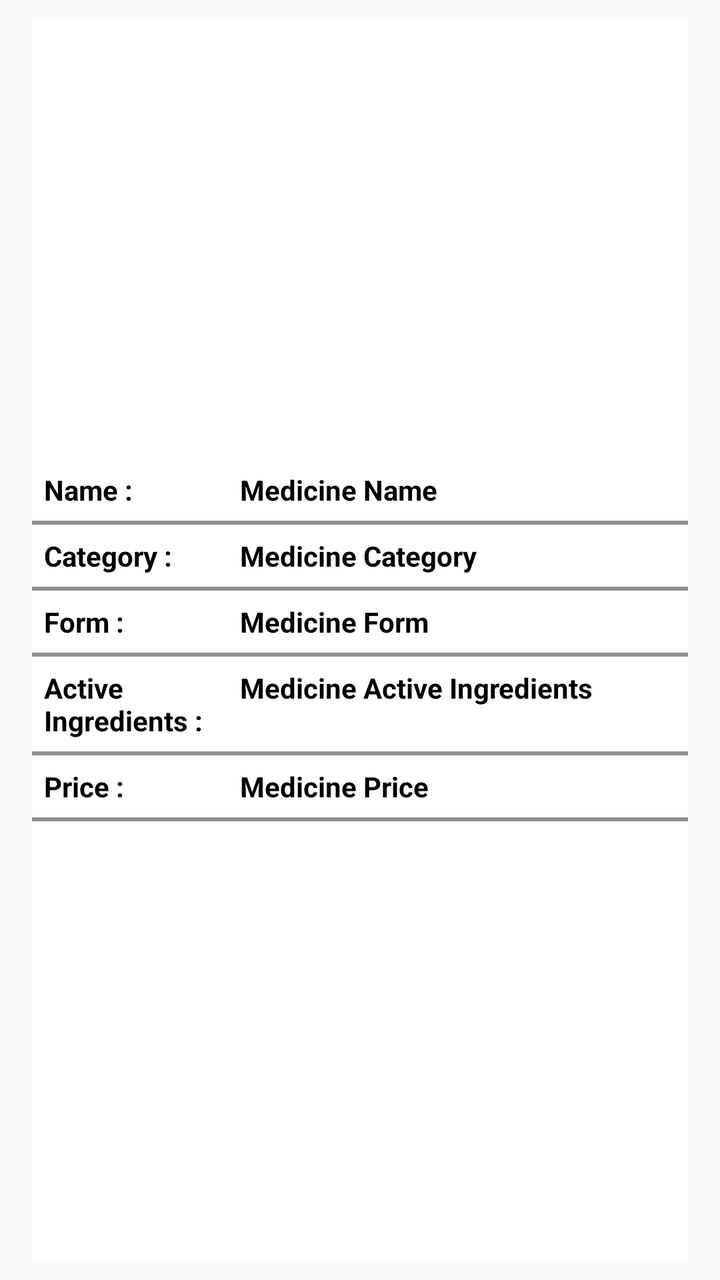
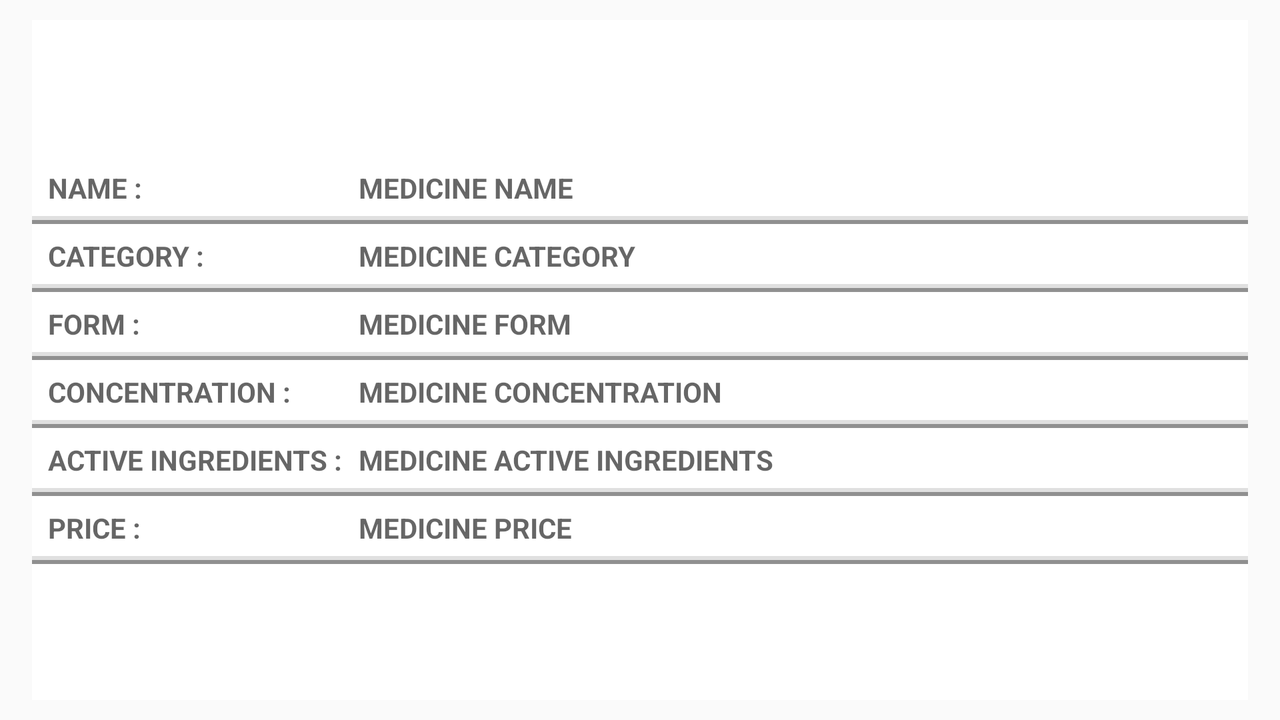

First picture: res/layout/ on a phone held upright. Second picture: the repository's own variant of that layout, on a device whose configuration matches the variant's folder. Source for both follows.
<!-- AndroidManifest.xml: application theme AppTheme -->
<!-- res/layout/medicine_detailes.xml -->
<?xml version="1.0" encoding="utf-8"?>
<TableLayout xmlns:android="http://schemas.android.com/apk/res/android"
    android:layout_width="match_parent"
    android:layout_height="match_parent"
    android:stretchColumns="2"
    android:gravity="center_vertical"
    android:layout_marginRight="16dp"
    android:layout_marginLeft="16dp"
    android:layout_marginTop="10dp"
    android:layout_marginBottom="10dp"
    android:background="#FFFFFF">

    <TableRow>

        <TextView
            android:layout_column="1"
            android:id="@+id/details_medicine_name_label"
            android:text="@string/details_medicine_name_label"
            style="@style/DialogSubtitle"/>

        <TextView
            android:id="@+id/details_medicine_name"
            android:text="@string/details_medicine_name"
            style="@style/DialogSubtitle"/>

    </TableRow>

    <View
        android:layout_height="2dip"
        android:background="#FF909090" />

    <TableRow>

        <TextView
            android:layout_column="1"
            android:id="@+id/details_medicine_category_label"
            android:text="@string/details_medicine_category_label"
            style="@style/DialogSubtitle"/>

        <TextView
            android:id="@+id/details_medicine_category"
            android:text="@string/details_medicine_category"
            style="@style/DialogSubtitle"/>

    </TableRow>

    <View
        android:layout_height="2dip"
        android:background="#FF909090" />

    <TableRow>

        <TextView
            android:layout_column="1"
            android:id="@+id/details_medicine_form_label"
            android:text="@string/details_medicine_form_label"
            style="@style/DialogSubtitle"/>

        <TextView
            android:id="@+id/details_medicine_form"
            android:text="@string/details_medicine_form"
            style="@style/DialogSubtitle"/>

    </TableRow>

    <View
        android:layout_height="2dip"
        android:background="#FF909090" />

    <TableRow>

        <TextView
            android:layout_column="1"
            android:id="@+id/details_medicine_active_ingredients_label"
            android:text="@string/details_medicine_active_ingredients_label"
            style="@style/DialogSubtitle"
            android:maxEms="6"/>

        <TextView
            android:id="@+id/details_medicine_active_ingredients"
            android:text="@string/details_medicine_active_ingredients"
            style="@style/DialogSubtitle"
            android:maxEms="1"/>

    </TableRow>

    <View
        android:layout_height="2dip"
        android:background="#FF909090" />

    <TableRow>

        <TextView
            android:layout_column="1"
            android:id="@+id/details_medicine_price_label"
            android:text="@string/details_medicine_price_label"
            style="@style/DialogSubtitle"/>

        <TextView
            android:id="@+id/details_medicine_price"
            android:text="@string/details_medicine_price"
            style="@style/DialogSubtitle"/>

    </TableRow>

    <View
        android:layout_height="2dip"
        android:background="#FF909090" />

</TableLayout>
<!-- resources referenced by this layout -->
<resources>
  <string name="details_medicine_active_ingredients">Medicine Active Ingredients</string>
  <string name="details_medicine_active_ingredients_label">Active Ingredients :</string>
  <string name="details_medicine_category">Medicine Category</string>
  <string name="details_medicine_category_label">Category :</string>
  <string name="details_medicine_form">Medicine Form</string>
  <string name="details_medicine_form_label">Form :</string>
  <string name="details_medicine_name">Medicine Name</string>
  <string name="details_medicine_name_label">Name :</string>
  <string name="details_medicine_price">Medicine Price</string>
  <string name="details_medicine_price_label">Price :</string>
  <style name="DialogSubtitle">
          <item name="android:textStyle">bold</item>
          <item name="android:textColor">#000000</item>
          <item name="android:paddingStart">6dp</item>
          <item name="android:paddingTop">6dp</item>
          <item name="android:paddingBottom">6dp</item>
      </style>
  <style name="AppTheme" parent="Theme.AppCompat.Light.NoActionBar">
          
          <item name="colorPrimary">@color/colorPrimary</item>
          <item name="colorPrimaryDark">@color/colorPrimaryDark</item>
          <item name="colorAccent">@color/colorAccent</item>
      </style>
  <color name="colorPrimary">#3F51B5</color>
  <color name="colorPrimaryDark">#303F9F</color>
  <color name="colorAccent">#FF4081</color>
</resources>
<!-- res/layout-land/medicine_detailes.xml (the repository's variant of the layout above) -->
<!-- drawn on the phone turned sideways -->
<?xml version="1.0" encoding="utf-8"?>
<TableLayout xmlns:android="http://schemas.android.com/apk/res/android"
    android:layout_width="match_parent"
    android:layout_height="match_parent"
    android:stretchColumns="2"
    android:gravity="center_vertical"
    android:layout_marginRight="16dp"
    android:layout_marginLeft="16dp"
    android:layout_marginTop="10dp"
    android:layout_marginBottom="10dp"
    android:background="#FFFFFF">

    <TableRow>

        <TextView
            android:layout_column="1"
            android:id="@+id/details_medicine_name_label"
            android:text="@string/details_medicine_name_label"
            style="?android:listSeparatorTextViewStyle"/>

        <TextView
            android:id="@+id/details_medicine_name"
            android:text="@string/details_medicine_name"
            style="?android:listSeparatorTextViewStyle"/>

    </TableRow>

    <View
        android:layout_height="2dip"
        android:background="#FF909090" />

    <TableRow>

        <TextView
            android:layout_column="1"
            android:id="@+id/details_medicine_category_label"
            android:text="@string/details_medicine_category_label"
            style="?android:listSeparatorTextViewStyle"/>

        <TextView
            android:id="@+id/details_medicine_category"
            android:text="@string/details_medicine_category"
            style="?android:listSeparatorTextViewStyle"/>

    </TableRow>

    <View
        android:layout_height="2dip"
        android:background="#FF909090" />

    <TableRow>

        <TextView
            android:layout_column="1"
            android:id="@+id/details_medicine_form_label"
            android:text="@string/details_medicine_form_label"
            style="?android:listSeparatorTextViewStyle"/>

        <TextView
            android:id="@+id/details_medicine_form"
            android:text="@string/details_medicine_form"
            style="?android:listSeparatorTextViewStyle"/>

    </TableRow>

    <View
        android:layout_height="2dip"
        android:background="#FF909090" />

    <TableRow>

        <TextView
            android:layout_column="1"
            android:id="@+id/details_medicine_concentration_label"
            android:text="@string/details_medicine_concentration_label"
            style="?android:listSeparatorTextViewStyle"/>

        <TextView
            android:id="@+id/details_medicine_concentration"
            android:text="@string/details_medicine_concentration"
            style="?android:listSeparatorTextViewStyle"/>

    </TableRow>

    <View
        android:layout_height="2dip"
        android:background="#FF909090" />

    <TableRow>

        <TextView
            android:layout_column="1"
            android:id="@+id/details_medicine_active_ingredients_label"
            android:text="@string/details_medicine_active_ingredients_label"
            style="?android:listSeparatorTextViewStyle"/>

        <TextView
            android:id="@+id/details_medicine_active_ingredients"
            android:text="@string/details_medicine_active_ingredients"
            style="?android:listSeparatorTextViewStyle"/>

    </TableRow>

    <View
        android:layout_height="2dip"
        android:background="#FF909090" />

    <TableRow>

        <TextView
            android:layout_column="1"
            android:id="@+id/details_medicine_price_label"
            android:text="@string/details_medicine_price_label"
            style="?android:listSeparatorTextViewStyle"/>

        <TextView
            android:id="@+id/details_medicine_price"
            android:text="@string/details_medicine_price"
            style="?android:listSeparatorTextViewStyle"/>

    </TableRow>

    <View
        android:layout_height="2dip"
        android:background="#FF909090" />

</TableLayout>
<!-- resources referenced by the variant -->
<!-- as the phone turned sideways resolves them -->
<resources>
  <string name="details_medicine_active_ingredients">Medicine Active Ingredients</string>
  <string name="details_medicine_active_ingredients_label">Active Ingredients :</string>
  <string name="details_medicine_category">Medicine Category</string>
  <string name="details_medicine_category_label">Category :</string>
  <string name="details_medicine_concentration">Medicine Concentration</string>
  <string name="details_medicine_concentration_label">Concentration :</string>
  <string name="details_medicine_form">Medicine Form</string>
  <string name="details_medicine_form_label">Form :</string>
  <string name="details_medicine_name">Medicine Name</string>
  <string name="details_medicine_name_label">Name :</string>
  <string name="details_medicine_price">Medicine Price</string>
  <string name="details_medicine_price_label">Price :</string>
  <style name="AppTheme" parent="Theme.AppCompat.Light.NoActionBar">
          
          <item name="colorPrimary">@color/colorPrimary</item>
          <item name="colorPrimaryDark">@color/colorPrimaryDark</item>
          <item name="colorAccent">@color/colorAccent</item>
      </style>
  <color name="colorPrimary">#3F51B5</color>
  <color name="colorPrimaryDark">#303F9F</color>
  <color name="colorAccent">#FF4081</color>
</resources>
